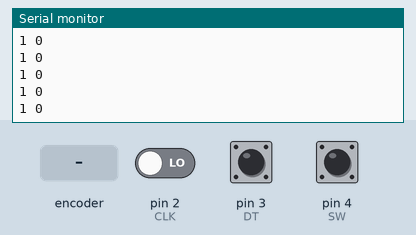
Recording of a sketch running on a simulated Arduino Uno, built with avr-gcc and run on an emulated ATmega328P. On the bench: the last lines printed to the serial monitor. The inputs (shaded band) are chosen by the test bench; at power-on: pin 4 (SW) HIGH, pin 2 (CLK) LOW, pin 3 (DT) HIGH.

Above: at 1.3 s.
1.4 s: rotary encoder on pin 2 (CLK) / pin 3 (DT) turned 3 steps (first pin leading)
At 1.93 s:
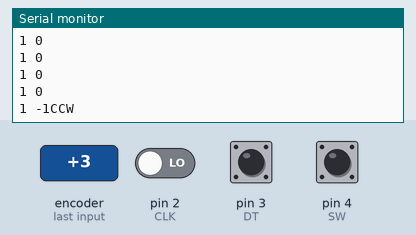
3.5 s: rotary encoder on pin 2 (CLK) / pin 3 (DT) turned 2 steps (second pin leading)
At 3.93 s:
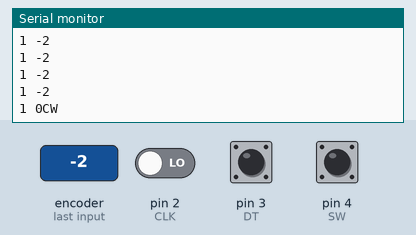
5.4 s: pin 4 (SW) pulled LOW for 0.3 s
At 5.68 s:
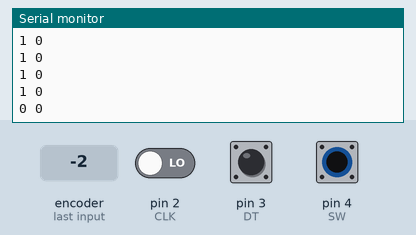

Measured:
- after the input at 1.4 s, the serial monitor: prints a new line after 0.35 s (image 1)
- after the input at 3.5 s, the serial monitor: prints a new line after 0.25 s (image 2)
- after the input at 5.4 s, the serial monitor: prints a new line after 0.10 s (image 3)

The sketch:

arduino_encoder.ino
```cpp
#define CLK 2
#define DT 3
#define SW 4
int Encoder_Postion = 0;
void setup() {
  Serial.begin(9600);
  pinMode(CLK, INPUT);
  pinMode(DT, INPUT);
  pinMode(SW, INPUT);
  attachInterrupt(0, Encoder_Action, CHANGE);
}
int valRotary,lastValRotary;
void loop() {
  int btn = digitalRead(SW);
  Serial.print(btn);
  Serial.print(" ");
  Serial.print(valRotary);
  if(valRotary>lastValRotary)
  {
  Serial.print("CW");
  }
  if(valRotary<lastValRotary)
  {
  Serial.print("CCW");
  }
  lastValRotary = valRotary;
  Serial.println(" ");
  delay(250);
}
void Encoder_Action()
{
  if (digitalRead(CLK) == digitalRead(DT))
  {
  Encoder_Postion++;
  }
  else
  {
  Encoder_Postion--;
  }
  valRotary = Encoder_Postion/2.5;
}
```
